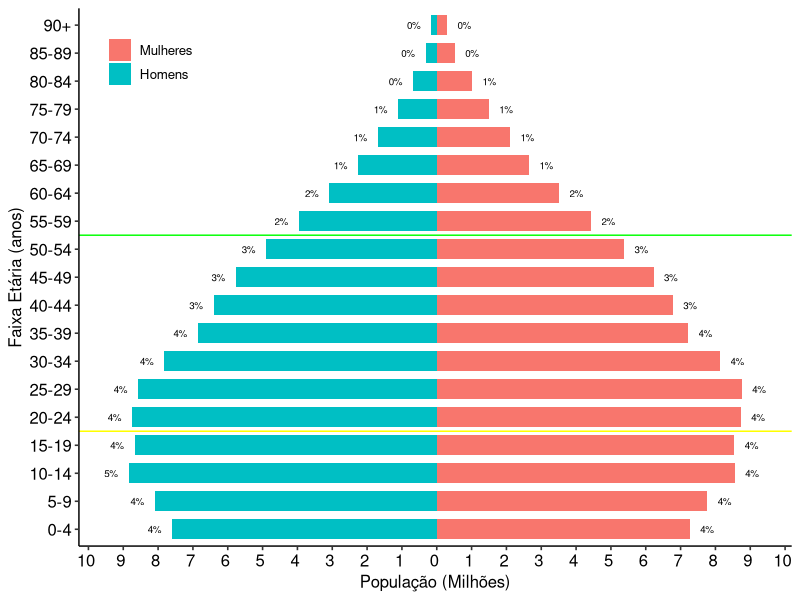

The R source for this figure: (Note: this script raises an error after producing the figure.)
## ---- chunk 1
knitr::opts_chunk$set(echo = TRUE)
## ---- chunk 2
library(tidyverse)
library(gganimate)
library(ggpubr)
library(glue)
library(scales)
## ---- chunk 3
projecao_mulheres <- read_csv("data/projecao-rev2018-mulheres-populacao-2000-2060.csv")
projecao_homens <- read_csv("data/projecao-rev2018-homens-populacao-2000-2060.csv")

## ---- chunk 4
head(projecao_mulheres)
## ---- chunk 5
popHomens <- projecao_homens %>% gather("Ano","Populacao", 2:52,)
popHomens <- popHomens %>% mutate(Sexo = "Homens") 
names(popHomens) <- c("FxEtaria","Ano","PopulacaoH","Sexo")
popHomens <- as_tibble(popHomens)
populacoes <- select(popHomens,FxEtaria,Ano,PopulacaoH)
## ---- chunk 6
head(popHomens)
## ---- chunk 7
head(populacoes)
## ---- chunk 8
popMulheres <- projecao_mulheres %>% gather("Ano","Populacao",2:52)
popMulheres <- popMulheres %>% mutate(Sexo = "Mulheres")
names(popMulheres) <- c("FxEtaria","Ano","PopulacaoM","Sexo")
popMulheres <- as_tibble(popMulheres)
populacoes <- left_join(populacoes, select(popMulheres, FxEtaria, Ano, PopulacaoM), by = c("FxEtaria"="FxEtaria", "Ano" = "Ano"))
## ---- chunk 9
head(popMulheres)
## ---- chunk 10
head(populacoes)
## ---- chunk 11
PopTotais <- filter(populacoes, FxEtaria == "Total")
PopTotais <- mutate(PopTotais, PopulacaoT = PopulacaoH + PopulacaoM)
anos <- populacoes$Ano
for (ano in unique(anos)) {
  populacoes[which(populacoes$Ano == ano),"PopulacaoT"] = PopTotais[which(PopTotais$Ano == ano),"PopulacaoT"]
}
popProps <- mutate(populacoes, PopulacaoPropH = PopulacaoH/PopulacaoT, PopulacaoPropM = PopulacaoM/PopulacaoT) 
head(popProps)
## ---- chunk 12
popBRM <- full_join(popMulheres,select(popProps, FxEtaria, Ano, PopulacaoM, PopulacaoT, PopulacaoPropM) , by =c("FxEtaria" = "FxEtaria","Ano"= "Ano", "PopulacaoM" = "PopulacaoM"))
popBRH <- full_join(popHomens,select(popProps, FxEtaria, Ano, PopulacaoH, PopulacaoT, PopulacaoPropH) , by =c("FxEtaria" = "FxEtaria","Ano"= "Ano", "PopulacaoH" = "PopulacaoH"))
popBRH <- mutate(popBRH, PopulacaoH = -1 * PopulacaoH)
popBR <- full_join(popBRM,popBRH,by = c("FxEtaria" = "FxEtaria", "Ano" = "Ano", "Sexo" = "Sexo","PopulacaoT" = "PopulacaoT"))
popBR <- mutate(popBR, Populacao = coalesce(popBR$PopulacaoM,popBR$PopulacaoH), PopulacaoProp = coalesce(popBR$PopulacaoPropM,popBR$PopulacaoPropH))
popBR <- select(popBR, -PopulacaoM, -PopulacaoH, -PopulacaoPropM, -PopulacaoPropH)
popBR$Sexo = as.factor(popBR$Sexo)
popBR$Sexo <- relevel(popBR$Sexo, "Mulheres")
## ---- chunk 13
popBR <- popBR %>% filter(FxEtaria != "Total")
## ---- chunk 14
head(popBR)
## ---- chunk 15
tail(popBR)
## ---- chunk 16
ggplot(data = filter(popBR, Ano == "2010"), aes(x = as_factor(FxEtaria), y = Populacao, fill = Sexo, group = Populacao)) +
  geom_bar(stat = "identity", width=0.7) + 
  scale_y_continuous(breaks = seq(-10000000,10000000,1000000),
                     labels = paste0(as.character(c(10:0,1:10))," ")) +
  geom_text( aes(label = scales::percent(round(PopulacaoProp,2), acuracy = 0.01), y = Populacao + 500000*sign(Populacao) , group = Populacao),  color="black", size=2.5) +
  geom_vline(aes(xintercept = 4.5), color = "yellow" ) + geom_vline(aes(xintercept = 11.5), color = "green") +
  labs_pubr() + labs(y = "População (Milhões)", x = "Faixa Etária (anos)") + theme_pubr() + theme(legend.position = c(0.1,.9), legend.title = element_blank()) +
  coord_flip() 
## ---- chunk 17
knitr::opts_chunk$set(cache = TRUE, message = FALSE, warning = FALSE, fig.show = "animate")
p <- ggplot(data = popBR, aes(x = as_factor(FxEtaria), y = Populacao, fill = Sexo, group = Populacao)) +
  geom_bar(stat = "identity", width = 0.7) +
  scale_y_continuous(breaks = seq(-10000000,10000000,1000000),
                     labels = paste0(as.character(c(10:0,1:10))," ")) +
  geom_text(aes(label=scales::percent(round(PopulacaoProp,2), acuracy = 0.05), y = Populacao + 500000*sign(Populacao) , group = Populacao), color="black", size=2.5) +
  geom_vline(aes(xintercept = 4.5), color = "yellow" ) + geom_vline(aes(xintercept = 11.5), color = "green") +
  coord_flip()  
p <- p + transition_states(Ano) + labs_pubr() + labs(x = "Faixa Etária (anos)", y = "População (Milhões)") + theme_pubr() +  theme(legend.position = c(0.1,.9), legend.title = element_blank()) +
ggtitle('Pirâmide Etária em {closest_state}', subtitle = 'Como percentual da população total, por sexo') +  ease_aes('linear') 
animate(p, fps = 3)
